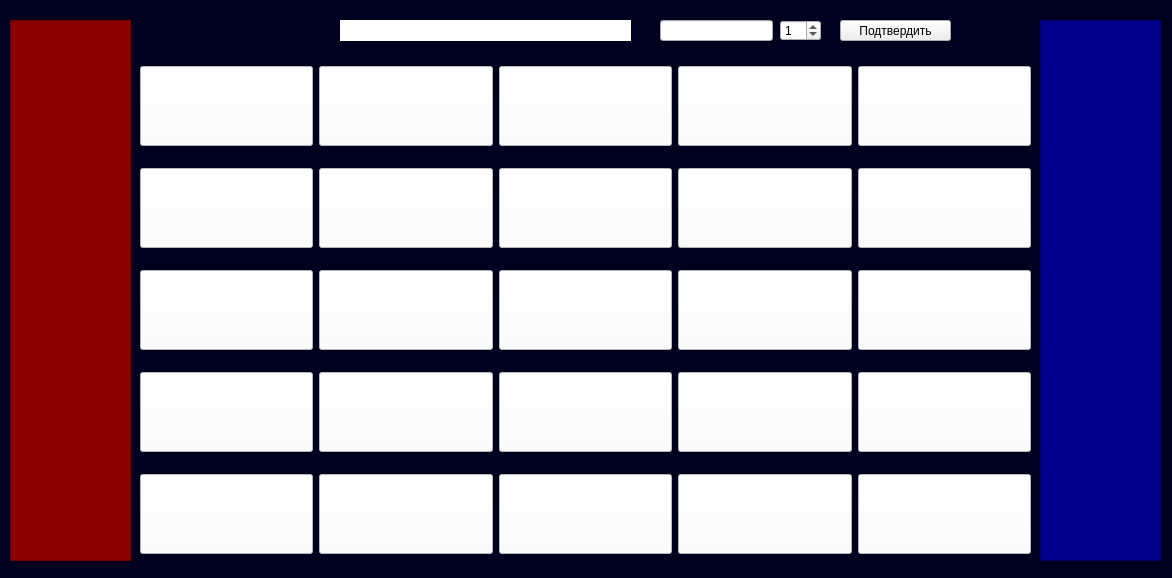
<?xml version="1.0" encoding="UTF-8"?>
<ui version="4.0">
 <class>GameWindow</class>
 <widget class="QWidget" name="GameWindow">
  <property name="geometry">
   <rect>
    <x>0</x>
    <y>0</y>
    <width>1172</width>
    <height>578</height>
   </rect>
  </property>
  <property name="windowTitle">
   <string>Codenames</string>
  </property>
  <property name="styleSheet">
   <string notr="true">background-color: rgb(0, 0, 31);</string>
  </property>
  <widget class="QTextBrowser" name="blue">
   <property name="geometry">
    <rect>
     <x>1040</x>
     <y>20</y>
     <width>121</width>
     <height>541</height>
    </rect>
   </property>
   <property name="styleSheet">
    <string notr="true">background-color: #00008b;</string>
   </property>
  </widget>
  <widget class="QTextBrowser" name="red">
   <property name="geometry">
    <rect>
     <x>10</x>
     <y>20</y>
     <width>121</width>
     <height>541</height>
    </rect>
   </property>
   <property name="styleSheet">
    <string notr="true">background-color: #8b0000;</string>
   </property>
  </widget>
  <widget class="QWidget" name="gridLayoutWidget">
   <property name="geometry">
    <rect>
     <x>140</x>
     <y>50</y>
     <width>891</width>
     <height>521</height>
    </rect>
   </property>
   <layout class="QGridLayout" name="gridLayout">
    <item row="2" column="0">
     <layout class="QHBoxLayout" name="horizontalLayout_4">
      <item>
       <widget class="QPushButton" name="pushButton_16">
        <property name="minimumSize">
         <size>
          <width>0</width>
          <height>80</height>
         </size>
        </property>
        <property name="styleSheet">
         <string notr="true">background-color: rgb(255, 255, 255);</string>
        </property>
        <property name="text">
         <string/>
        </property>
       </widget>
      </item>
      <item>
       <widget class="QPushButton" name="pushButton_17">
        <property name="minimumSize">
         <size>
          <width>0</width>
          <height>80</height>
         </size>
        </property>
        <property name="styleSheet">
         <string notr="true">background-color: rgb(255, 255, 255);</string>
        </property>
        <property name="text">
         <string/>
        </property>
       </widget>
      </item>
      <item>
       <widget class="QPushButton" name="pushButton_18">
        <property name="minimumSize">
         <size>
          <width>0</width>
          <height>80</height>
         </size>
        </property>
        <property name="styleSheet">
         <string notr="true">background-color: rgb(255, 255, 255);</string>
        </property>
        <property name="text">
         <string/>
        </property>
       </widget>
      </item>
      <item>
       <widget class="QPushButton" name="pushButton_19">
        <property name="minimumSize">
         <size>
          <width>0</width>
          <height>80</height>
         </size>
        </property>
        <property name="styleSheet">
         <string notr="true">background-color: rgb(255, 255, 255);</string>
        </property>
        <property name="text">
         <string/>
        </property>
       </widget>
      </item>
      <item>
       <widget class="QPushButton" name="pushButton_20">
        <property name="minimumSize">
         <size>
          <width>0</width>
          <height>80</height>
         </size>
        </property>
        <property name="styleSheet">
         <string notr="true">background-color: rgb(255, 255, 255);</string>
        </property>
        <property name="text">
         <string/>
        </property>
       </widget>
      </item>
     </layout>
    </item>
    <item row="1" column="0">
     <layout class="QHBoxLayout" name="horizontalLayout_2">
      <item>
       <widget class="QPushButton" name="pushButton_6">
        <property name="minimumSize">
         <size>
          <width>0</width>
          <height>80</height>
         </size>
        </property>
        <property name="styleSheet">
         <string notr="true">background-color: rgb(255, 255, 255);</string>
        </property>
        <property name="text">
         <string/>
        </property>
       </widget>
      </item>
      <item>
       <widget class="QPushButton" name="pushButton_7">
        <property name="minimumSize">
         <size>
          <width>0</width>
          <height>80</height>
         </size>
        </property>
        <property name="styleSheet">
         <string notr="true">background-color: rgb(255, 255, 255);</string>
        </property>
        <property name="text">
         <string/>
        </property>
       </widget>
      </item>
      <item>
       <widget class="QPushButton" name="pushButton_8">
        <property name="minimumSize">
         <size>
          <width>0</width>
          <height>80</height>
         </size>
        </property>
        <property name="styleSheet">
         <string notr="true">background-color: rgb(255, 255, 255);</string>
        </property>
        <property name="text">
         <string/>
        </property>
       </widget>
      </item>
      <item>
       <widget class="QPushButton" name="pushButton_9">
        <property name="minimumSize">
         <size>
          <width>0</width>
          <height>80</height>
         </size>
        </property>
        <property name="styleSheet">
         <string notr="true">background-color: rgb(255, 255, 255);</string>
        </property>
        <property name="text">
         <string/>
        </property>
       </widget>
      </item>
      <item>
       <widget class="QPushButton" name="pushButton_10">
        <property name="minimumSize">
         <size>
          <width>0</width>
          <height>80</height>
         </size>
        </property>
        <property name="styleSheet">
         <string notr="true">background-color: rgb(255, 255, 255);</string>
        </property>
        <property name="text">
         <string/>
        </property>
       </widget>
      </item>
     </layout>
    </item>
    <item row="3" column="0">
     <layout class="QHBoxLayout" name="horizontalLayout_5">
      <item>
       <widget class="QPushButton" name="pushButton_21">
        <property name="minimumSize">
         <size>
          <width>0</width>
          <height>80</height>
         </size>
        </property>
        <property name="styleSheet">
         <string notr="true">background-color: rgb(255, 255, 255);</string>
        </property>
        <property name="text">
         <string/>
        </property>
       </widget>
      </item>
      <item>
       <widget class="QPushButton" name="pushButton_22">
        <property name="minimumSize">
         <size>
          <width>0</width>
          <height>80</height>
         </size>
        </property>
        <property name="styleSheet">
         <string notr="true">background-color: rgb(255, 255, 255);</string>
        </property>
        <property name="text">
         <string/>
        </property>
       </widget>
      </item>
      <item>
       <widget class="QPushButton" name="pushButton_23">
        <property name="minimumSize">
         <size>
          <width>0</width>
          <height>80</height>
         </size>
        </property>
        <property name="styleSheet">
         <string notr="true">background-color: rgb(255, 255, 255);</string>
        </property>
        <property name="text">
         <string/>
        </property>
       </widget>
      </item>
      <item>
       <widget class="QPushButton" name="pushButton_24">
        <property name="minimumSize">
         <size>
          <width>0</width>
          <height>80</height>
         </size>
        </property>
        <property name="styleSheet">
         <string notr="true">background-color: rgb(255, 255, 255);</string>
        </property>
        <property name="text">
         <string/>
        </property>
       </widget>
      </item>
      <item>
       <widget class="QPushButton" name="pushButton_25">
        <property name="minimumSize">
         <size>
          <width>0</width>
          <height>80</height>
         </size>
        </property>
        <property name="styleSheet">
         <string notr="true">background-color: rgb(255, 255, 255);</string>
        </property>
        <property name="text">
         <string/>
        </property>
       </widget>
      </item>
     </layout>
    </item>
    <item row="0" column="0">
     <layout class="QHBoxLayout" name="_2" stretch="1,1,1,1,1">
      <item>
       <widget class="QPushButton" name="pushButton">
        <property name="enabled">
         <bool>true</bool>
        </property>
        <property name="minimumSize">
         <size>
          <width>0</width>
          <height>80</height>
         </size>
        </property>
        <property name="styleSheet">
         <string notr="true">background-color: rgb(255, 255, 255);</string>
        </property>
        <property name="text">
         <string/>
        </property>
       </widget>
      </item>
      <item>
       <widget class="QPushButton" name="pushButton_2">
        <property name="minimumSize">
         <size>
          <width>0</width>
          <height>80</height>
         </size>
        </property>
        <property name="styleSheet">
         <string notr="true">background-color: rgb(255, 255, 255);</string>
        </property>
        <property name="text">
         <string/>
        </property>
       </widget>
      </item>
      <item>
       <widget class="QPushButton" name="pushButton_3">
        <property name="minimumSize">
         <size>
          <width>0</width>
          <height>80</height>
         </size>
        </property>
        <property name="styleSheet">
         <string notr="true">background-color: rgb(255, 255, 255);</string>
        </property>
        <property name="text">
         <string/>
        </property>
       </widget>
      </item>
      <item>
       <widget class="QPushButton" name="pushButton_4">
        <property name="minimumSize">
         <size>
          <width>0</width>
          <height>80</height>
         </size>
        </property>
        <property name="styleSheet">
         <string notr="true">background-color: rgb(255, 255, 255);</string>
        </property>
        <property name="text">
         <string/>
        </property>
       </widget>
      </item>
      <item>
       <widget class="QPushButton" name="pushButton_5">
        <property name="minimumSize">
         <size>
          <width>0</width>
          <height>80</height>
         </size>
        </property>
        <property name="styleSheet">
         <string notr="true">background-color: rgb(255, 255, 255);</string>
        </property>
        <property name="text">
         <string/>
        </property>
       </widget>
      </item>
     </layout>
    </item>
    <item row="4" column="0">
     <layout class="QHBoxLayout" name="horizontalLayout_6">
      <item>
       <widget class="QPushButton" name="pushButton_26">
        <property name="minimumSize">
         <size>
          <width>0</width>
          <height>80</height>
         </size>
        </property>
        <property name="styleSheet">
         <string notr="true">background-color: rgb(255, 255, 255);</string>
        </property>
        <property name="text">
         <string/>
        </property>
       </widget>
      </item>
      <item>
       <widget class="QPushButton" name="pushButton_27">
        <property name="minimumSize">
         <size>
          <width>0</width>
          <height>80</height>
         </size>
        </property>
        <property name="styleSheet">
         <string notr="true">background-color: rgb(255, 255, 255);</string>
        </property>
        <property name="text">
         <string/>
        </property>
       </widget>
      </item>
      <item>
       <widget class="QPushButton" name="pushButton_28">
        <property name="minimumSize">
         <size>
          <width>0</width>
          <height>80</height>
         </size>
        </property>
        <property name="styleSheet">
         <string notr="true">background-color: rgb(255, 255, 255);</string>
        </property>
        <property name="text">
         <string/>
        </property>
       </widget>
      </item>
      <item>
       <widget class="QPushButton" name="pushButton_29">
        <property name="minimumSize">
         <size>
          <width>0</width>
          <height>80</height>
         </size>
        </property>
        <property name="styleSheet">
         <string notr="true">background-color: rgb(255, 255, 255);</string>
        </property>
        <property name="text">
         <string/>
        </property>
       </widget>
      </item>
      <item>
       <widget class="QPushButton" name="pushButton_30">
        <property name="minimumSize">
         <size>
          <width>0</width>
          <height>80</height>
         </size>
        </property>
        <property name="styleSheet">
         <string notr="true">background-color: rgb(255, 255, 255);</string>
        </property>
        <property name="text">
         <string/>
        </property>
       </widget>
      </item>
     </layout>
    </item>
   </layout>
  </widget>
  <widget class="QLabel" name="label">
   <property name="geometry">
    <rect>
     <x>340</x>
     <y>20</y>
     <width>291</width>
     <height>21</height>
    </rect>
   </property>
   <property name="font">
    <font>
     <pointsize>17</pointsize>
    </font>
   </property>
   <property name="styleSheet">
    <string notr="true">background-color: rgb(255, 255, 255);</string>
   </property>
   <property name="text">
    <string/>
   </property>
  </widget>
  <widget class="QLineEdit" name="association">
   <property name="geometry">
    <rect>
     <x>660</x>
     <y>20</y>
     <width>113</width>
     <height>21</height>
    </rect>
   </property>
   <property name="styleSheet">
    <string notr="true">background-color: rgb(255 255, 255);</string>
   </property>
  </widget>
  <widget class="QSpinBox" name="count">
   <property name="geometry">
    <rect>
     <x>780</x>
     <y>20</y>
     <width>41</width>
     <height>21</height>
    </rect>
   </property>
   <property name="styleSheet">
    <string notr="true">background-color: rgb(255 255, 255);</string>
   </property>
   <property name="value">
    <number>1</number>
   </property>
  </widget>
  <widget class="QPushButton" name="apply">
   <property name="geometry">
    <rect>
     <x>840</x>
     <y>20</y>
     <width>111</width>
     <height>21</height>
    </rect>
   </property>
   <property name="styleSheet">
    <string notr="true">background-color: rgb(255 255, 255);</string>
   </property>
   <property name="text">
    <string>Подтвердить</string>
   </property>
  </widget>
 </widget>
 <resources/>
 <connections/>
</ui>
